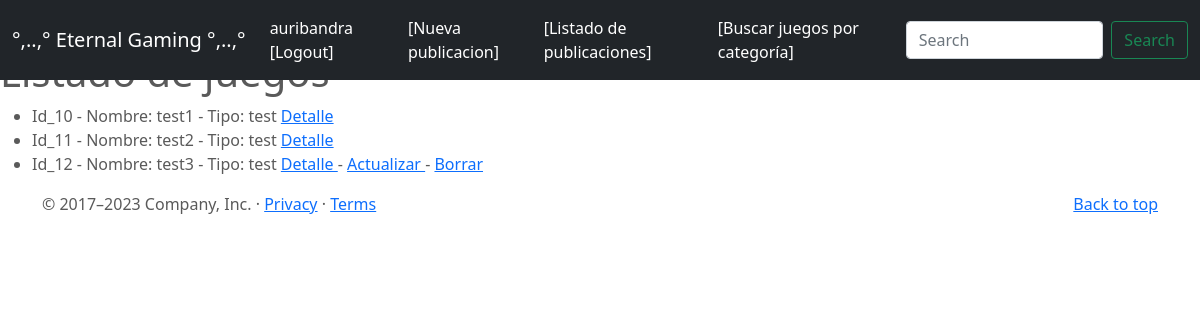
The page /juegos/ (signed in) on the database its author committed.
### entrega_final_app/models.py (models this page shows, shortened)
class Juegos(models.Model):
    nombre = models.CharField(max_length=50)
    tipo = models.CharField(max_length=50)
    rating = models.CharField(max_length=2)
    categoria = models.CharField(max_length=50)
    opinion = models.TextField(max_length=500)
    publisher = models.ForeignKey(to = User, on_delete=models.CASCADE, related_name="publisher")
    imagen = models.ImageField(upload_to="posts", null=True, blank=True)

### entrega_final_app/views.py (the view)
# urls.py: path('juegos/',mostrar_juegos, name = "juegos"),
def mostrar_juegos(request):
    juegos = Juegos.objects.all()
    total_juegos = len(juegos)
    context = {
        "juegos": juegos,
        "total_juegos":total_juegos,
        "form": JuegosForm(),
    }
    return render(request, "entrega_final_app/juegos.html", context)

### entrega_final_app/forms.py
class JuegosForm (forms.Form):
    nombre = forms.CharField(max_length=50)
    tipo = forms.CharField(max_length=50)
    rating = forms.CharField(max_length=2)
    categoria = forms.CharField(max_length=50)
    opinion = forms.CharField(max_length=100)

### entrega_final_app/templates/entrega_final_app/juegos.html (shortened to what this page needs)
{% extends 'entrega_final_app/base.html'%}
{%block main%}
    <ul>
        {%  for juego in juegos %}
        <li>
            Id_{{juego.id}} - Nombre:  {{juego.nombre}} - Tipo: {{juego.tipo}}
            <a href="{% url 'juegos-detail' juego.id %}"> Detalle </a>
            {% if user.is_authenticated and juego.publisher.id == user.id %}
            -
            <a href="{% url 'juegos-update' juego.id %}"> Actualizar </a>
            -
            <a href="{% url 'juegos-delete' juego.id %}"> Borrar </a>
            {% endif %}
        </li>
        {% endfor %}
    </ul>
{% endblock %}

### entrega_final_app/templates/entrega_final_app/base.html (shortened to what this page needs)
<!DOCTYPE html>
<html lang="en">
<head>
  {% load static %}
<link href="{% static 'entrega_final_app/css/bootstrap.min.css' %}" rel="stylesheet">
    <link href="{% static 'entrega_final_app/css/juegos.css' %}" rel="stylesheet">
  </head>
  <body>
<header>
  <nav class="navbar navbar-expand-md navbar-dark fixed-top bg-dark">
    <div class="container-fluid">
      <a class="navbar-brand" href="{% url 'index' %}">°,..,° Eternal Gaming °,..,°</a>
      <div class="collapse navbar-collapse" id="navbarCollapse">
        <ul class="navbar-nav me-auto mb-2 mb-md-0">
        {% if user.is_authenticated %}
          <li class="nav-item">
            <a class="nav-link active" aria-current="page" href="{% url 'logout' %}">{{user.username}} [Logout]</a>
          </li>
          <li class="nav-item">
            <a class="nav-link active" aria-current="page" href="{% url 'juegos-create' %}">[Nueva publicacion]</a>
        {% endif %}
        </li>
          <li class="nav-item">
            <a class="nav-link active" aria-current="page" href="{% url 'juegos' %}">[Listado de publicaciones]</a>
        </li>
          <li class="nav-item">
            <a class="nav-link active" aria-current="page" href="{% url 'juegos-list' %}">[Buscar juegos por categoría]</a>
          </li>
        </ul>
        <form class="d-flex">
          <input class="form-control me-2" type="search" placeholder="Search" aria-label="Search">
          <button class="btn btn-outline-success" type="submit">Search</button>
        </form>
      </div>
    </div>
  </nav>
</header>
<h1>{% block titulo %}  {% endblock %}</h1>
{% block main %}
{% endblock %}
  <footer class="container">
    <p class="float-end"><a href="https://getbootstrap.com/docs/5.0/examples/juegos/#">Back to top</a></p>
    <p>© 2017–2023 Company, Inc. · <a href="https://getbootstrap.com/docs/5.0/examples/juegos/#">Privacy</a> · <a href="https://getbootstrap.com/docs/5.0/examples/juegos/#">Terms</a></p>
  </footer>
</body></html>

### entrega_final_app/static/entrega_final_app/css/juegos.css (style rules this page uses)
body { padding-top: 3rem; padding-bottom: 3rem; color: #5a5a5a; }

### rows shown on the page
Juegos: id "10", nombre "test1", tipo "test"
Juegos: id "11", nombre "test2", tipo "test"
Juegos: id "12", nombre "test3", tipo "test", shows "Actualizar"

### other values the page prints
{{ user.username }} "auribandra"
